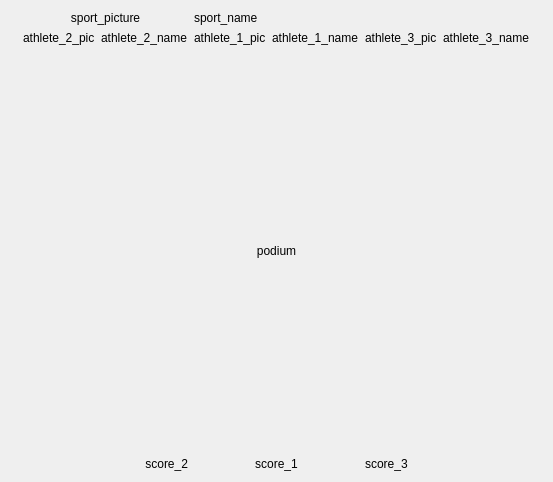
<?xml version="1.0" encoding="UTF-8"?>
<ui version="4.0" idbasedtr="false">
 <class>Form</class>
 <widget class="QWidget" name="Form">
  <property name="geometry">
   <rect>
    <x>0</x>
    <y>0</y>
    <width>413</width>
    <height>415</height>
   </rect>
  </property>
  <property name="sizePolicy">
   <sizepolicy hsizetype="Fixed" vsizetype="Fixed">
    <horstretch>0</horstretch>
    <verstretch>0</verstretch>
   </sizepolicy>
  </property>
  <property name="windowTitle">
   <string>Form</string>
  </property>
  <layout class="QGridLayout" name="gridLayout">
   <item row="1" column="4">
    <widget class="QLabel" name="athlete_2_name">
     <property name="text">
      <string>athlete_2_name</string>
     </property>
    </widget>
   </item>
   <item row="1" column="3">
    <widget class="QLabel" name="athlete_2_pic">
     <property name="text">
      <string>athlete_2_pic</string>
     </property>
    </widget>
   </item>
   <item row="1" column="6">
    <widget class="QLabel" name="athelete_1_name">
     <property name="text">
      <string>athlete_1_name</string>
     </property>
    </widget>
   </item>
   <item row="1" column="5">
    <widget class="QLabel" name="athlete_1_pic">
     <property name="sizePolicy">
      <sizepolicy hsizetype="Fixed" vsizetype="Fixed">
       <horstretch>0</horstretch>
       <verstretch>0</verstretch>
      </sizepolicy>
     </property>
     <property name="text">
      <string>athlete_1_pic</string>
     </property>
    </widget>
   </item>
   <item row="1" column="7">
    <widget class="QLabel" name="athlete_3_pic">
     <property name="text">
      <string>athlete_3_pic</string>
     </property>
    </widget>
   </item>
   <item row="0" column="3" colspan="2">
    <widget class="QLabel" name="sport_pic">
     <property name="text">
      <string>sport_picture</string>
     </property>
     <property name="alignment">
      <set>Qt::AlignCenter</set>
     </property>
    </widget>
   </item>
   <item row="1" column="8">
    <widget class="QLabel" name="athlete_3_name">
     <property name="text">
      <string>athlete_3_name</string>
     </property>
    </widget>
   </item>
   <item row="5" column="5" colspan="2">
    <widget class="QLabel" name="score_1">
     <property name="enabled">
      <bool>true</bool>
     </property>
     <property name="sizePolicy">
      <sizepolicy hsizetype="Preferred" vsizetype="Preferred">
       <horstretch>0</horstretch>
       <verstretch>0</verstretch>
      </sizepolicy>
     </property>
     <property name="text">
      <string>score_1</string>
     </property>
     <property name="alignment">
      <set>Qt::AlignCenter</set>
     </property>
    </widget>
   </item>
   <item row="5" column="7" colspan="2">
    <widget class="QLabel" name="score_3">
     <property name="text">
      <string>score_3</string>
     </property>
     <property name="alignment">
      <set>Qt::AlignLeading|Qt::AlignLeft|Qt::AlignVCenter</set>
     </property>
    </widget>
   </item>
   <item row="5" column="3" colspan="2">
    <widget class="QLabel" name="score_2">
     <property name="text">
      <string>score_2</string>
     </property>
     <property name="alignment">
      <set>Qt::AlignRight|Qt::AlignTrailing|Qt::AlignVCenter</set>
     </property>
    </widget>
   </item>
   <item row="0" column="5" colspan="5">
    <widget class="QLabel" name="sport_name">
     <property name="sizePolicy">
      <sizepolicy hsizetype="Expanding" vsizetype="Preferred">
       <horstretch>0</horstretch>
       <verstretch>0</verstretch>
      </sizepolicy>
     </property>
     <property name="text">
      <string>sport_name</string>
     </property>
    </widget>
   </item>
   <item row="2" column="1" colspan="10">
    <widget class="QLabel" name="podium">
     <property name="sizePolicy">
      <sizepolicy hsizetype="Expanding" vsizetype="Preferred">
       <horstretch>0</horstretch>
       <verstretch>0</verstretch>
      </sizepolicy>
     </property>
     <property name="minimumSize">
      <size>
       <width>0</width>
       <height>400</height>
      </size>
     </property>
     <property name="text">
      <string>podium</string>
     </property>
     <property name="alignment">
      <set>Qt::AlignCenter</set>
     </property>
    </widget>
   </item>
  </layout>
 </widget>
 <resources/>
 <connections/>
</ui>
